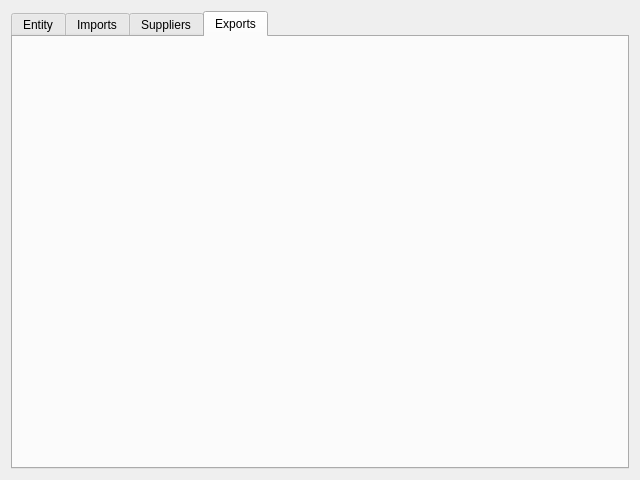
<?xml version="1.0" encoding="UTF-8"?>
<ui version="4.0">
 <class>Main_App</class>
 <widget class="QWidget" name="Main_App">
  <property name="geometry">
   <rect>
    <x>0</x>
    <y>0</y>
    <width>640</width>
    <height>480</height>
   </rect>
  </property>
  <property name="windowTitle">
   <string>Bank File Generator</string>
  </property>
  <layout class="QVBoxLayout" name="verticalLayout">
   <item>
    <widget class="QTabWidget" name="tab_Widget">
     <property name="currentIndex">
      <number>3</number>
     </property>
     <widget class="QWidget" name="tab_Entity">
      <attribute name="title">
       <string>Entity</string>
      </attribute>
      <layout class="QHBoxLayout" name="horizontalLayout_2">
       <item>
        <layout class="QVBoxLayout" name="layout_edit_entity"/>
       </item>
       <item>
        <spacer name="horizontalSpacer">
         <property name="orientation">
          <enum>Qt::Horizontal</enum>
         </property>
         <property name="sizeHint" stdset="0">
          <size>
           <width>40</width>
           <height>20</height>
          </size>
         </property>
        </spacer>
       </item>
      </layout>
     </widget>
     <widget class="QWidget" name="tab_Imports">
      <attribute name="title">
       <string>Imports</string>
      </attribute>
      <layout class="QVBoxLayout" name="verticalLayout_4">
       <item>
        <layout class="QVBoxLayout" name="layout_imports"/>
       </item>
      </layout>
     </widget>
     <widget class="QWidget" name="tab_Suppliers">
      <attribute name="title">
       <string>Suppliers</string>
      </attribute>
      <layout class="QHBoxLayout" name="horizontalLayout">
       <item>
        <layout class="QVBoxLayout" name="layout_suppliers"/>
       </item>
      </layout>
     </widget>
     <widget class="QWidget" name="tab">
      <attribute name="title">
       <string>Exports</string>
      </attribute>
      <layout class="QGridLayout" name="gridLayout">
       <item row="0" column="0">
        <layout class="QVBoxLayout" name="layouts_exports"/>
       </item>
      </layout>
     </widget>
    </widget>
   </item>
  </layout>
 </widget>
 <resources/>
 <connections/>
</ui>
